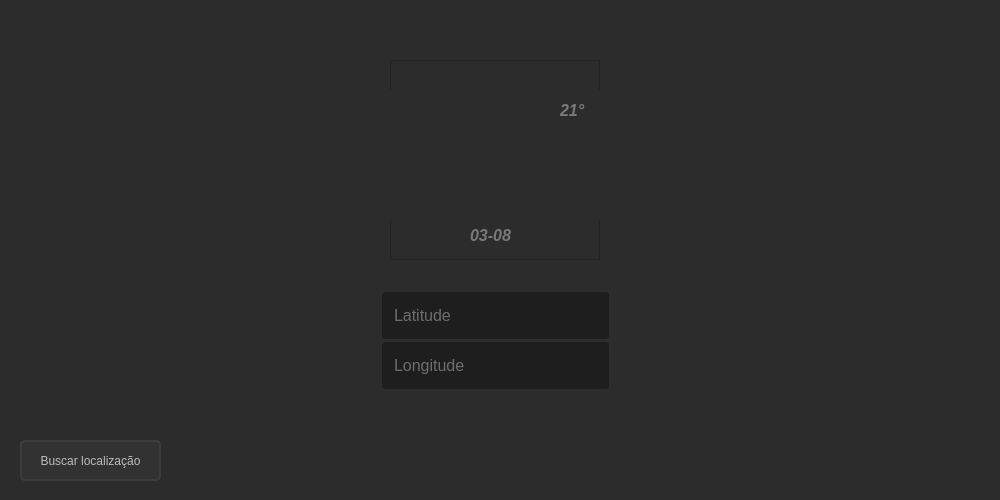
<?xml version="1.0" encoding="UTF-8"?>
<ui version="4.0">
 <class>MainWindow</class>
 <widget class="QMainWindow" name="MainWindow">
  <property name="geometry">
   <rect>
    <x>0</x>
    <y>0</y>
    <width>1000</width>
    <height>500</height>
   </rect>
  </property>
  <property name="minimumSize">
   <size>
    <width>1000</width>
    <height>500</height>
   </size>
  </property>
  <property name="maximumSize">
   <size>
    <width>1000</width>
    <height>500</height>
   </size>
  </property>
  <property name="windowTitle">
   <string>MainWindow</string>
  </property>
  <widget class="QWidget" name="centralwidget">
   <layout class="QVBoxLayout" name="verticalLayout">
    <property name="leftMargin">
     <number>0</number>
    </property>
    <property name="topMargin">
     <number>0</number>
    </property>
    <property name="rightMargin">
     <number>0</number>
    </property>
    <property name="bottomMargin">
     <number>0</number>
    </property>
    <item>
     <widget class="QFrame" name="fundo_frame">
      <property name="styleSheet">
       <string notr="true">background-color: rgb(44, 44, 44);</string>
      </property>
      <property name="frameShape">
       <enum>QFrame::NoFrame</enum>
      </property>
      <property name="frameShadow">
       <enum>QFrame::Raised</enum>
      </property>
      <widget class="QPushButton" name="local_button">
       <property name="geometry">
        <rect>
         <x>20</x>
         <y>440</y>
         <width>141</width>
         <height>41</height>
        </rect>
       </property>
       <property name="minimumSize">
        <size>
         <width>10</width>
         <height>0</height>
        </size>
       </property>
       <property name="styleSheet">
        <string notr="true">QPushButton{
	background-color: rgb(50, 50, 50);
	border: 2px solid rgb(60, 60, 60);
	border-radius: 5px;
	text-align: center;

	color: rgb(188, 188, 188);
}
QPushButton:hover{
	border: 2px solid rgb(77, 77, 77);
}
QPushButton:pressed{
	background-color: rgb(117, 117, 117);
}
</string>
       </property>
       <property name="text">
        <string>Buscar localização</string>
       </property>
       <property name="icon">
        <iconset resource="images.qrc">
         <normaloff>:/logo/pngwing.com.png</normaloff>:/logo/pngwing.com.png</iconset>
       </property>
      </widget>
      <widget class="QFrame" name="info_frame">
       <property name="geometry">
        <rect>
         <x>390</x>
         <y>60</y>
         <width>210</width>
         <height>200</height>
        </rect>
       </property>
       <property name="maximumSize">
        <size>
         <width>210</width>
         <height>200</height>
        </size>
       </property>
       <property name="autoFillBackground">
        <bool>false</bool>
       </property>
       <property name="styleSheet">
        <string notr="true">QFrame{
    background-color: rgb(44, 44, 44);
}</string>
       </property>
       <property name="frameShape">
        <enum>QFrame::StyledPanel</enum>
       </property>
       <property name="frameShadow">
        <enum>QFrame::Raised</enum>
       </property>
       <widget class="QLabel" name="label_2">
        <property name="geometry">
         <rect>
          <x>0</x>
          <y>30</y>
          <width>211</width>
          <height>131</height>
         </rect>
        </property>
        <property name="text">
         <string/>
        </property>
        <property name="pixmap">
         <pixmap resource="images.qrc">:/days/chuva e nublado.png</pixmap>
        </property>
        <property name="scaledContents">
         <bool>true</bool>
        </property>
       </widget>
       <widget class="QLabel" name="dia">
        <property name="geometry">
         <rect>
          <x>70</x>
          <y>160</y>
          <width>61</width>
          <height>31</height>
         </rect>
        </property>
        <property name="styleSheet">
         <string notr="true"/>
        </property>
        <property name="text">
         <string>&lt;html&gt;&lt;head/&gt;&lt;body&gt;&lt;p&gt;&lt;span style=&quot; font-size:12pt; font-weight:700; font-style:italic; color:#797979;&quot;&gt;03-08&lt;/span&gt;&lt;/p&gt;&lt;/body&gt;&lt;/html&gt;</string>
        </property>
        <property name="scaledContents">
         <bool>false</bool>
        </property>
        <property name="alignment">
         <set>Qt::AlignCenter</set>
        </property>
        <property name="wordWrap">
         <bool>false</bool>
        </property>
       </widget>
       <widget class="QLabel" name="label">
        <property name="geometry">
         <rect>
          <x>170</x>
          <y>40</y>
          <width>41</width>
          <height>21</height>
         </rect>
        </property>
        <property name="text">
         <string>&lt;html&gt;&lt;head/&gt;&lt;body&gt;&lt;p&gt;&lt;span style=&quot; font-size:12pt; font-weight:700; font-style:italic; color:#7a7a7a;&quot;&gt;21°&lt;/span&gt;&lt;/p&gt;&lt;/body&gt;&lt;/html&gt;</string>
        </property>
       </widget>
      </widget>
      <widget class="QLineEdit" name="latitude_entry">
       <property name="geometry">
        <rect>
         <x>380</x>
         <y>290</y>
         <width>231</width>
         <height>51</height>
        </rect>
       </property>
       <property name="font">
        <font>
         <pointsize>12</pointsize>
        </font>
       </property>
       <property name="autoFillBackground">
        <bool>false</bool>
       </property>
       <property name="styleSheet">
        <string notr="true">QLineEdit{
	border: 2px solid rgb(45, 45, 45);
	border-radius: 5px;
	padding: 10px;
	background-color: rgb(30, 30, 30);
	color: rgb(188, 188, 188);
}
QLineEdit:hover{
	border: 2px solid rgb(55, 55, 55);
}</string>
       </property>
       <property name="maxLength">
        <number>32</number>
       </property>
       <property name="placeholderText">
        <string>Latitude</string>
       </property>
      </widget>
      <widget class="QLineEdit" name="longitude_entry">
       <property name="geometry">
        <rect>
         <x>380</x>
         <y>340</y>
         <width>231</width>
         <height>51</height>
        </rect>
       </property>
       <property name="font">
        <font>
         <pointsize>12</pointsize>
        </font>
       </property>
       <property name="autoFillBackground">
        <bool>false</bool>
       </property>
       <property name="styleSheet">
        <string notr="true">QLineEdit{
	border: 2px solid rgb(45, 45, 45);
	border-radius: 5px;
	padding: 10px;
	background-color: rgb(30, 30, 30);

	color: rgb(188, 188, 188);
}
QLineEdit:hover{
	border: 2px solid rgb(55, 55, 55);
}</string>
       </property>
       <property name="maxLength">
        <number>32</number>
       </property>
       <property name="placeholderText">
        <string>Longitude</string>
       </property>
      </widget>
     </widget>
    </item>
   </layout>
  </widget>
 </widget>
 <resources>
  <include location="images.qrc"/>
 </resources>
 <connections/>
</ui>
